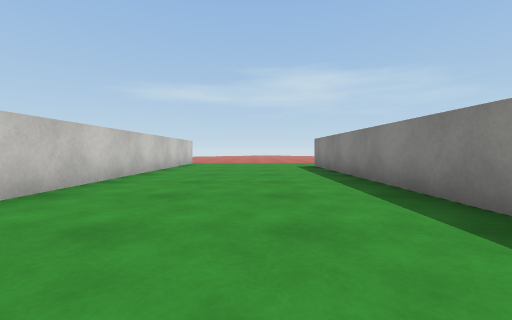
[1] (above)

24 first-person views from a walk through a scene from a Unity 3-D project. The camera is 0.55 m above the floor, tilts 2° down and sees 90° across. The floor is counted in squares, 1 m on a side. Each view is taken from the middle of a square. On the plan, view 1 faces up. The plan holds only what a view shows up to about 9 squares ahead; the rest is blank. The place goes on beyond the plan. The player is left out. Some surface patterns are stand-ins.

[2]
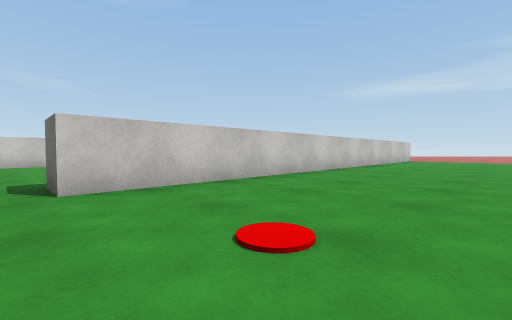

[3]
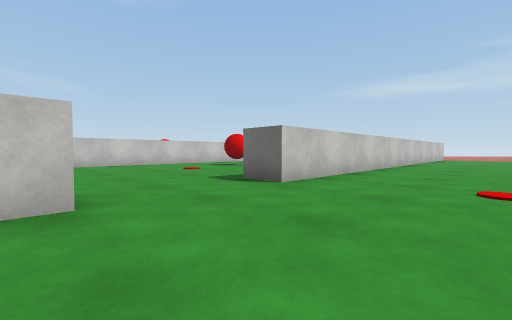

[4]
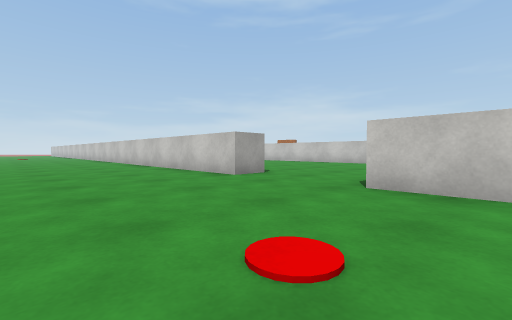

[5]
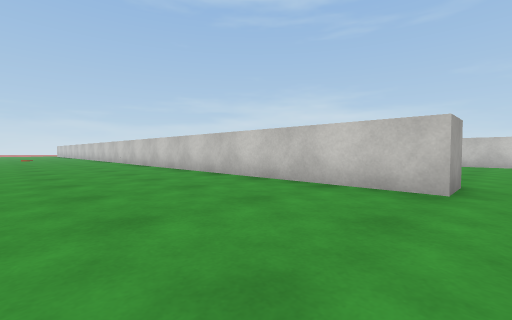

[6]
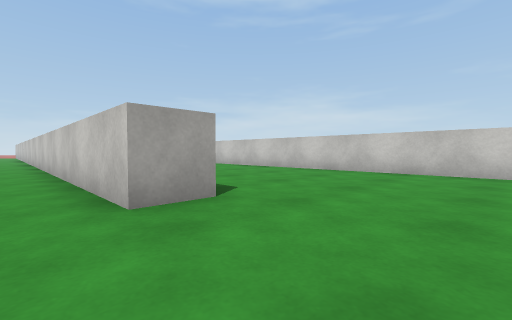

[7]
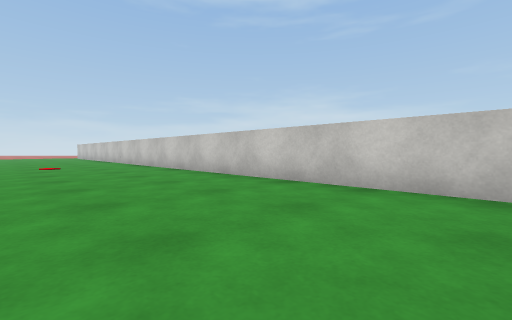

[8]
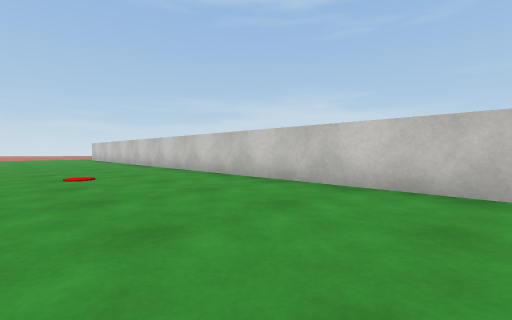

[9]
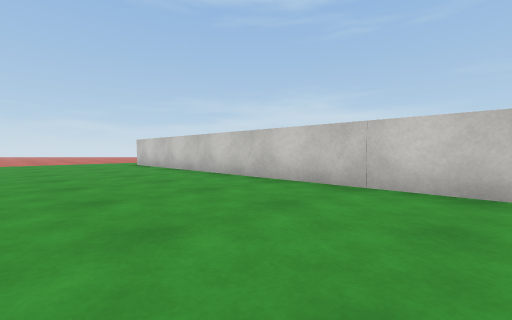

[10]
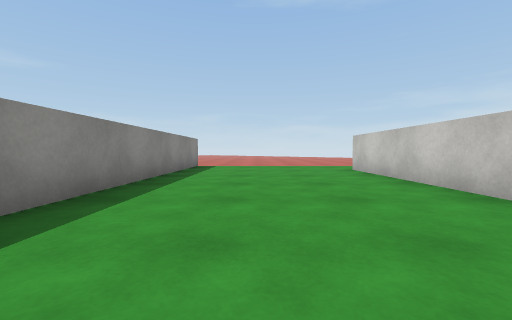

[11]
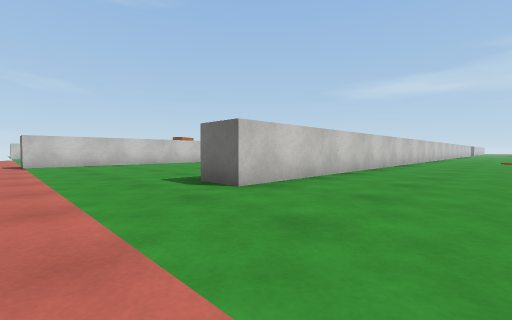

[12]
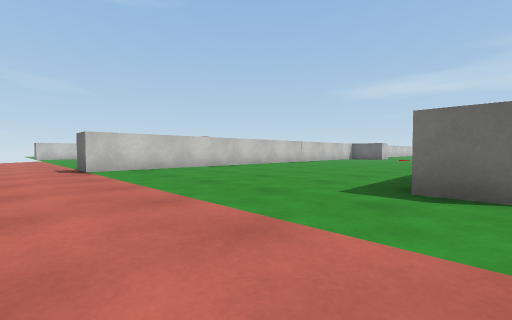

[13]
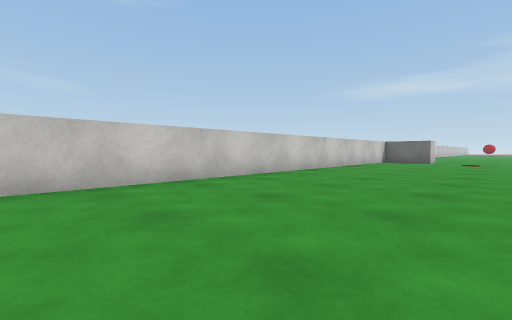

[14]
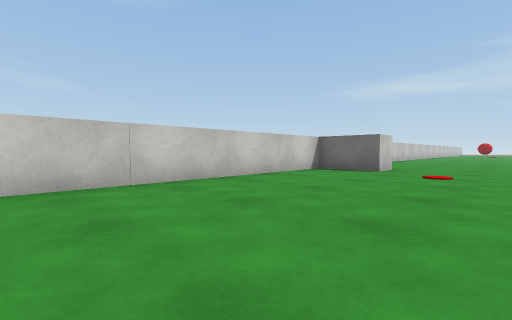

[15]
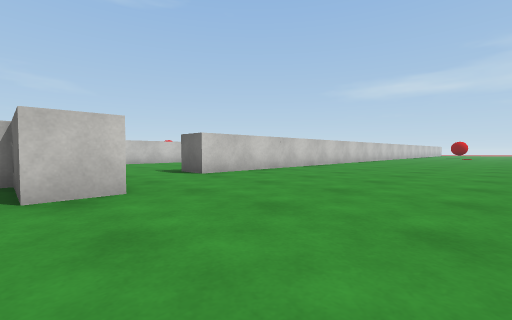

[16]
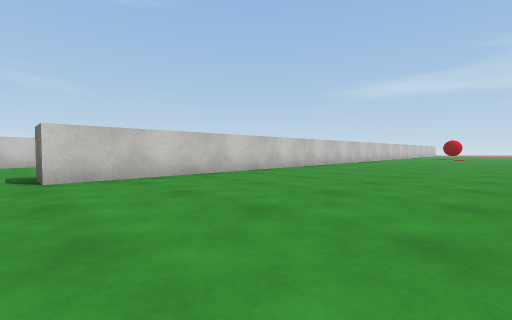

[17]
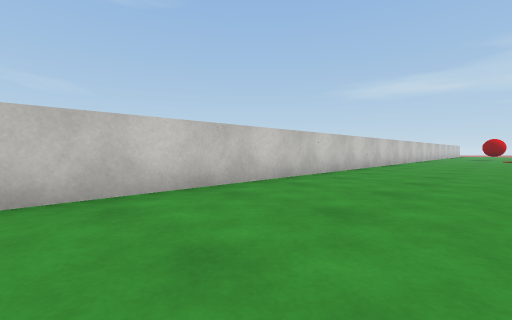

[18]
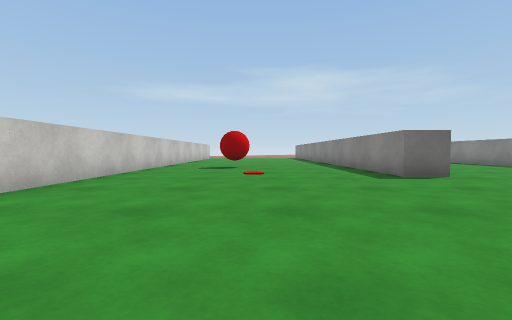

[19]
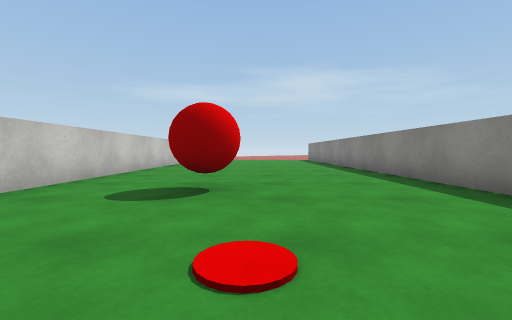

[20]
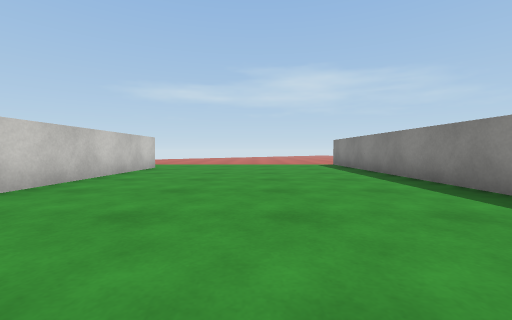

[21]
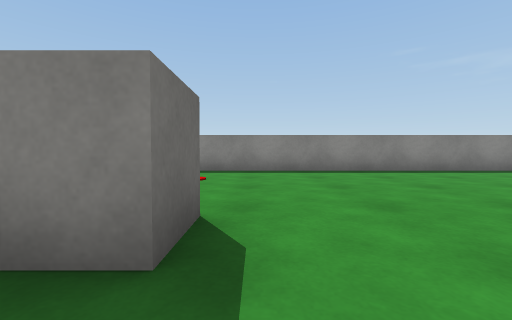

[22]
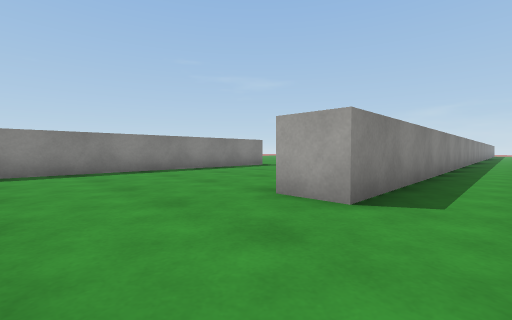

[23]
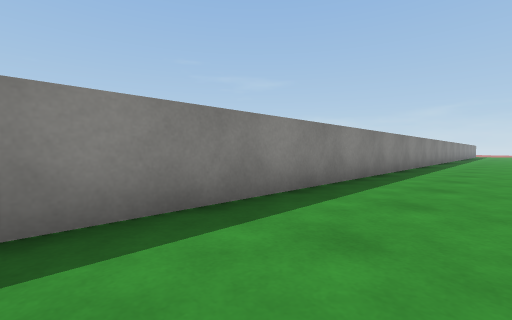

[24]
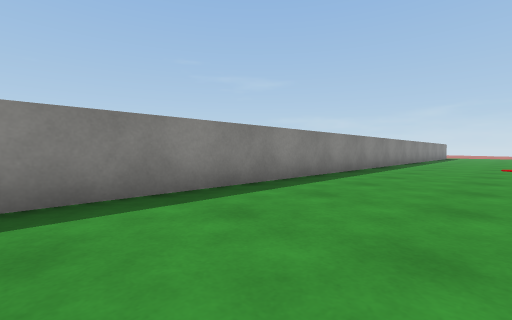

### Floor plan
Points are (right, up) in squares from view 1. A wall is a line through its corners. A room is listed if a view was taken in it or the views show most of it. See-through windows are left out.
Room 1 (views 1, 2, 3, 4, 5, 6, 7, 8, 9, 10, 11, 12, 13, 14, 15, 16, 17, 18, 19, 20, 21, 22, 23, 24)
walls: (-10.3, -10.6) (-10.3, -20.5); (2.1, -14.5) (3.2, -14.5) (3.2, -23.9); (2.2, -11.2) (2.2, -2.4); (-8.5, -22.8) (-8.5, -23.9) (-10.3, -23.9) (-10.3, -38.5); (-3.8, -24.6) (-3.8, -6.5) (-2.8, -6.5) (-2.8, -36.5) (-3.9, -36.5); (2.2, 2.1) (2.2, 9); (2.2, -38) (2.2, -31.1); (-2.8, 9.1) (-2.8, -3.5) (-3.8, -3.5) (-3.8, 10); (-10.3, 9.5) (-10.3, -7.2)
ways out: opening at (-11, -39.5); opening at (-11, -21.5)
objects: red ball (-8, -1) to (-7, 0)

Where each view was taken, in squares from view 1:
view 1: 0 up, 0 right, facing up
view 2: 4 down, 1 right, facing up-left
view 3: 7 down, 0 right, facing up-left
view 4: 2 down, 1 right, facing down-left
view 5: 6 down, 1 right, facing down-left
view 6: 12 down, 4 right, facing down-left
view 7: 15 down, 1 right, facing down-left
view 8: 19 down, 1 right, facing down-left
view 9: 26 down, 1 right, facing down-left
view 10: 29 down, 0 right, facing down
view 11: 39 down, 0 right, facing up-left
view 12: 40 down, 3 left, facing up-left
view 13: 37 down, 6 left, facing up-left
view 14: 31 down, 6 left, facing up-left
view 15: 24 down, 5 left, facing up-left
view 16: 21 down, 5 left, facing up-left
view 17: 20 down, 7 left, facing up-left
view 18: 9 down, 7 left, facing up
view 19: 4 down, 7 left, facing up
view 20: 1 up, 7 left, facing up
view 21: 4 down, 5 left, facing right
view 22: 4 down, 5 left, facing down-right
view 23: 8 down, 6 left, facing down-right
view 24: 15 down, 7 left, facing down-right
